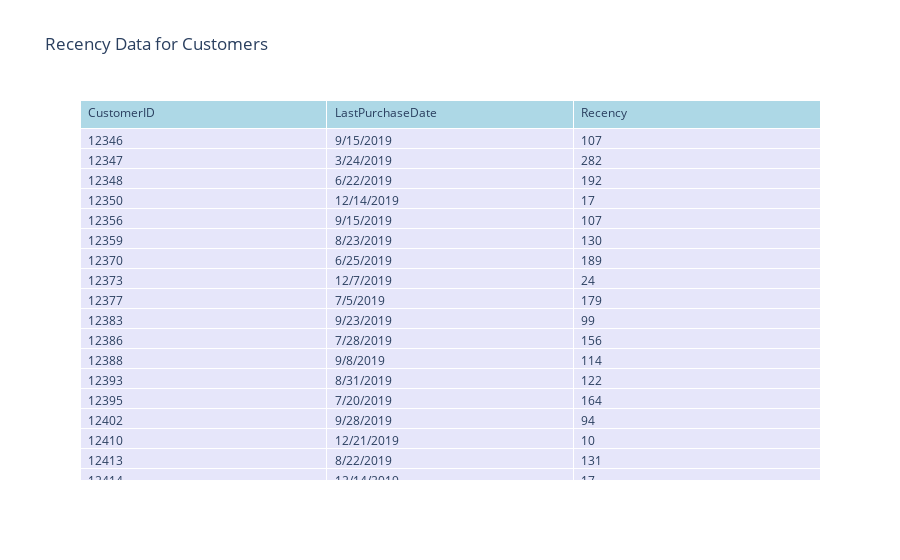

The notebook cell saved with this chart:
### Code cell
# Creating a Plotly Table with a light blue header
fig = go.Figure(data=[go.Table(
    header=dict(values=list(df_recency.columns),
                fill_color='lightblue',  # Change header fill color to light blue
                align='left'),
    cells=dict(values=[df_recency[col] for col in df_recency.columns],
               fill_color='lavender',
               align='left'))
])

# Updating layout for a cleaner look
fig.update_layout(title='Recency Data for Customers')
fig.show()

### Figure 1 — Plotly figure (JSON) as saved in the notebook; plotly's stock layout.template omitted (floating-point values rounded to 4 significant figures; data arrays with more than 128 entries replaced by an {"elided": "..."} marker saying what was removed)
{"data": [{"cells": {"align": "left", "fill": {"color": "lavender"}, "values": {"elided": "3x1416 mixed values"}}, "header": {"align": "left", "fill": {"color": "lightblue"}, "values": ["CustomerID", "LastPurchaseDate", "Recency"]}, "type": "table"}], "layout": {"title": {"text": "Recency Data for Customers"}}}
